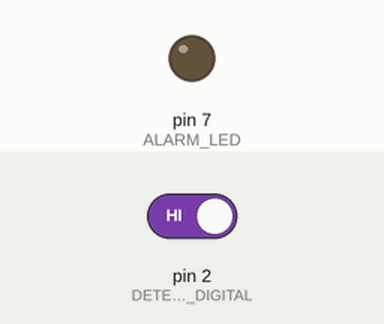
This sketch was run on a simulated Arduino Uno, built with avr-gcc and run on an emulated ATmega328P. On the bench: output pins drawn as LEDs (lit = HIGH). The test bench sets the inputs (shaded band); at power-on: pin 2 (DETECTOR_DIGITAL) HIGH. No radio packets arrive unless stated.

Above: at 1.3 s.
1.4 s: pin 2 (DETECTOR_DIGITAL) driven LOW
At 2.1 s:
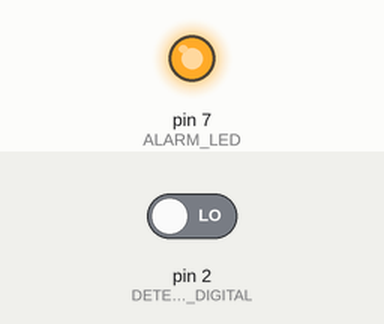
3.0 s: pin 2 (DETECTOR_DIGITAL) driven HIGH
At 3.9 s:
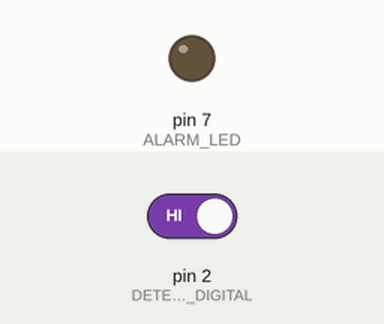
Timing chart, 0 to 6.0 s (numbered marks = the images above; inputs shaded):
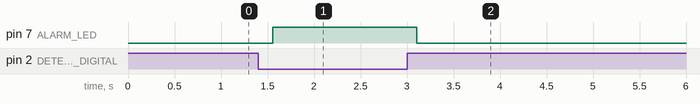

The sketch:

fire-alarm-software.ino
```cpp
#include <SPI.h>
#include "nRF24L01.h"
#include "RF24.h"
#include <stdio.h>
#include <stdlib.h>
#include <string.h>
#include <string>

using namespace std;

const String hardwareId = "FO|EOS001F00001|";

const int ALARM_LED = 7;
const int ALARM_BUZZER = 6;
const int DETECTOR_DIGITAL = 2;

String messageToSend = "";
String messageReceived = "";
String connectionKey = "";
char RecvPayload[31] = "";
char SendPayload[31] = "";

RF24 radio(9,10);

// Radio pipe addresses for the 2 nodes to communicate.
const uint64_t pipes[6] = {0xF0F0F0F0E1LL, 0xF0F0F0F0D2LL, 0xF0F0F0F0E3LL, 0xF0F0F0F0E4LL, 0xF0F0F0F0E5LL, 0xF0F0F0F0E6LL};

void transmit(void){

  char *buf = (char*) malloc(sizeof(char)*messageToSend.length() + 1);
  Serial.println(messageToSend);

  messageToSend.toCharArray(buf, messageToSend.length() + 1);

  radio.stopListening();

  bool ok = radio.write(buf, messageToSend.length() + 1);

  if(ok){
  }

  free(buf);

  messageToSend = "";
  radio.startListening();
}

// the setup function runs once when you press reset or power the board
void setup() {
  pinMode(ALARM_LED, OUTPUT);
  pinMode(DETECTOR_DIGITAL, INPUT);

  radio.begin();
  radio.setRetries(15,15);
  radio.setDataRate(RF24_1MBPS);
  radio.setPALevel(RF24_PA_MAX);
  radio.setCRCLength(RF24_CRC_16);

  radio.openWritingPipe(pipes[1]);

  radio.stopListening();
}

// the loop function runs over and over again forever
void loop() {
  // read smoke / gas detector: 1 if no alarm, 0 if alarm
  boolean alarm = digitalRead(DETECTOR_DIGITAL) == 0;

  // light alarm LED when fire is detected
  digitalWrite(ALARM_LED, alarm);

  // beep alarm buzzer when fire is detected
  digitalWrite(ALARM_BUZZER, alarm);

  // send current state to gateway
  String stateDescription = alarm ? "ON" : "OF";

  messageToSend = hardwareId + stateDescription + "|";
  for(int i = 0; i < 5; i++) {
    transmit();
    delay(50);
  }
}
```

Measured:
- after the input at 1.4 s, pin 7 (ALARM_LED): LOW → HIGH after 0.15 s
- after the input at 3.0 s, pin 7 (ALARM_LED): HIGH → LOW after 0.10 s
